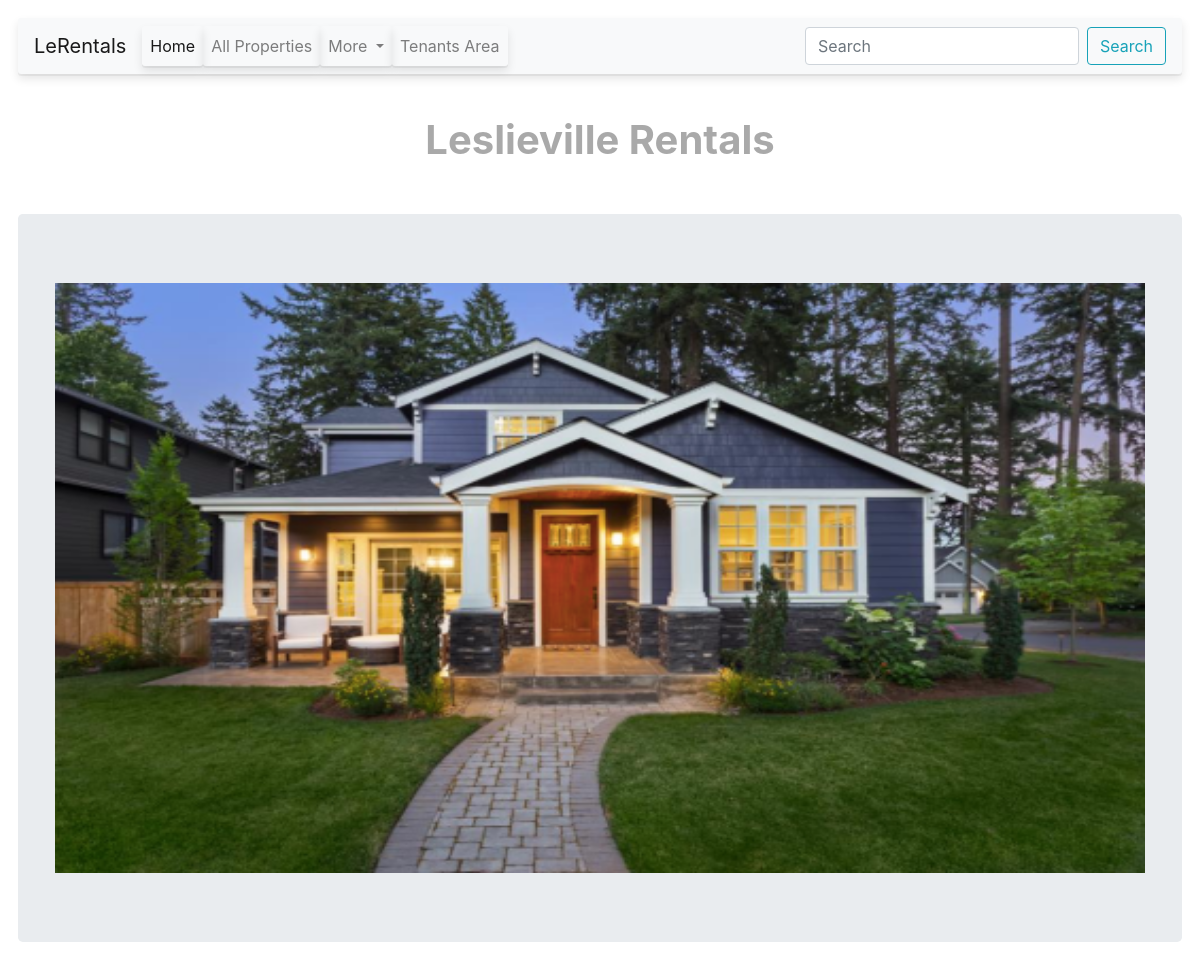
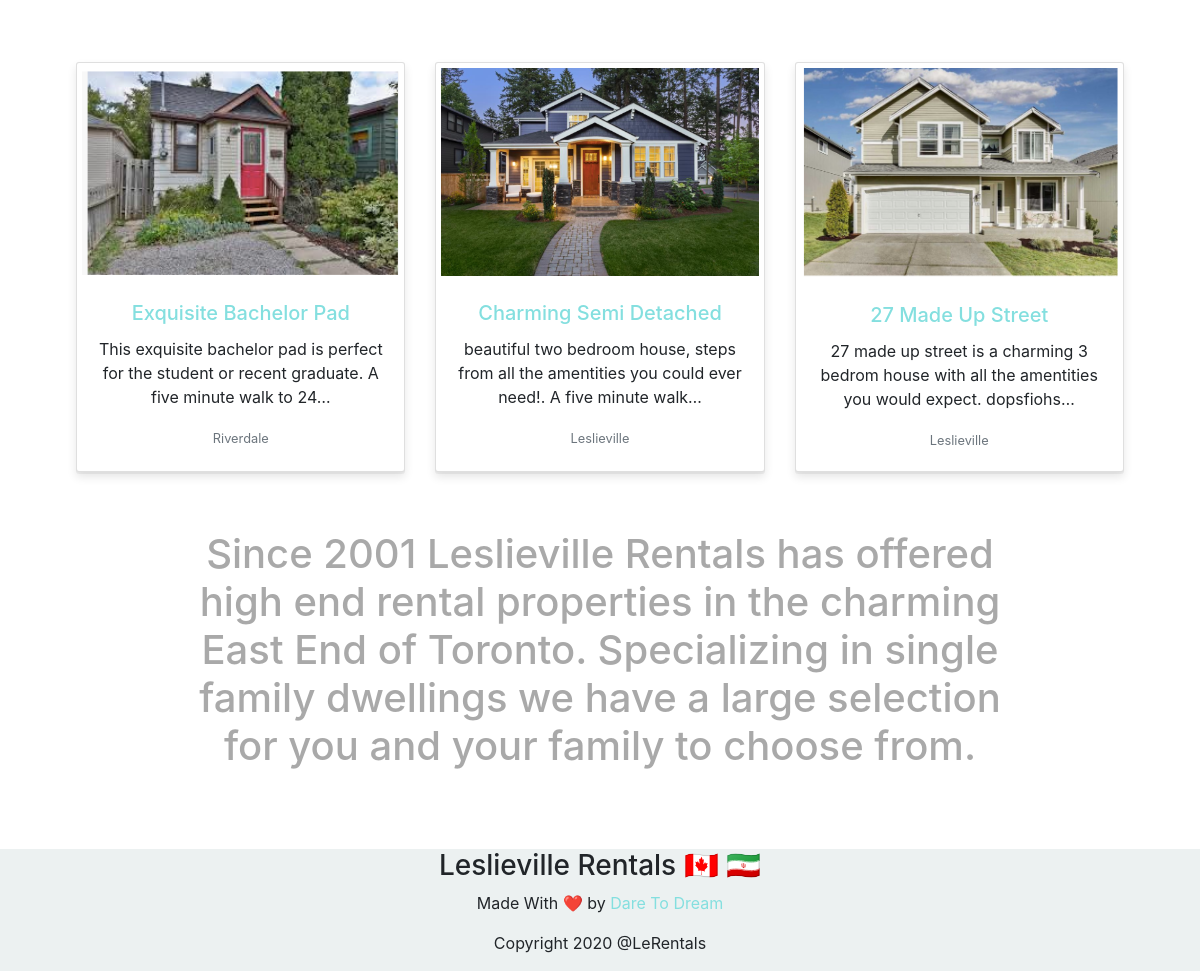
The page / on the database its author committed (2 pictures, top to bottom).
### listings/models.py (models this page shows, shortened)
class Listing(models.Model):
    title = models.CharField(max_length=100)
    postalCode = models.CharField(max_length=100)
    description = models.TextField()
    neighbourhood = models.CharField(max_length=25)
    image = models.ImageField(upload_to='lisitngs/images/')
    image2 = models.ImageField(upload_to='lisitngs/images/')
    image3 = models.ImageField(upload_to='lisitngs/images/')
    image4 = models.ImageField(upload_to='lisitngs/images/')
    image5 = models.ImageField(upload_to='lisitngs/images/')
    available = models.BooleanField(primary_key=False)
    dateAvailable = models.DateTimeField(null=True, blank=True )

### listings/views.py (the view)
# urls.py: 2. Add a URL to urlpatterns:  path('', views.home, name='home')
def home(req):
    listings = Listing.objects.all()[:3]
    return render(req, 'listings/home.html', {'listings':listings})

### listings/templates/listings/home.html (shortened to what this page needs)
{% extends 'listings/base.html' %}
{% block content %}
<h1 style="padding-top: 2%;  font-weight: bolder; color: darkgrey;">Leslieville Rentals</h1>
{% load static %}
<br>
<div style="padding: 1.5%;" >
  <div class="">
<div class="jumbotron" >
  <div id="carouselExampleSlidesOnly" class="carousel slide" data-ride="carousel">
    <div class="carousel-inner">
      <div class="carousel-item active">
          <img src="{% static 'listings/demo.png' %}" class="d-block w-100" alt="..."style="width: 500px; height: 600px;" >
      </div>
    </div>
  </div>
</div>
</div>
<div class="card-deck"  style="padding: 5%;">
    {% for listing in listings%}
    <div class="card">
      <img src="{{ listing.image.url }}" class="card-img-top" alt="Listing profile image">
      <div class="card-body">
        <h5 class="card-title"><a href="{% url 'listings:detail' listing.id %}">{{listing.title}}</a></h5>
        <p class="card-text">{{listing.description|truncatechars:100}}</p>
        <p class="card-text"><small class="text-muted">{{listing.neighbourhood }}</small></p>
      </div>
    </div>
    {% endfor %}
</div>
<div style="padding-left: 15%; padding-right: 15%; padding-bottom: 15%;">
  <h1 style="color: darkgrey;">Since 2001 Leslieville Rentals has offered high end rental properties in the charming East End of Toronto. Specializing in single family dwellings we have a large selection for you and your family to choose
    from. </h1>
</div>
{% endblock %}

### listings/templates/listings/base.html (shortened to what this page needs)
<!doctype html>
<html lang="en">
  <head>
    {% load static %}
    <link rel="stylesheet" href="https://stackpath.bootstrapcdn.com/bootstrap/4.4.1/css/bootstrap.min.css">
    <link rel="stylesheet" href="https://use.fontawesome.com/releases/v5.8.1/css/all.css">
    <link rel="stylesheet" href="{%static "listings/custom.css" %}">
  </head>
  <body>
    <nav class="navbar navbar-expand-lg sticky-top navbar-light bg-light" style="margin: 1.5%; border-radius: 3px;  box-shadow: 0 2px 0 rgba(0, 0, 0, 0.05), 0 5px 10px rgba(0, 0, 0, 0.1);">
        <a class="navbar-brand" href="{% url 'home' %}">LeRentals</a>
        <div class="collapse navbar-collapse" id="navbarSupportedContent">
          <ul class="navbar-nav mr-auto">
            <li class="nav-item active">
              <a class="nav-link" href="{% url 'home' %}" >Home <span class="sr-only">(current)</span></a>
            </li>
            <li class="nav-item">
              <a class="nav-link" href="{% url 'listings:all_listings' %}">All Properties</a>
            </li>
            <li class="nav-item dropdown">
              <a class="nav-link dropdown-toggle" href="#" id="navbarDropdown" role="button" data-toggle="dropdown" aria-haspopup="true" aria-expanded="false">
                More
              </a>
            </li>
            <li class="nav-item">
              <a class="nav-link " href="{% url 'tenantarea' %}" tabindex="-1" aria-disabled="true">Tenants Area</a>
            </li>
          </ul>
          <form class="form-inline my-2 my-lg-0">
            <input class="form-control mr-sm-2" type="search" placeholder="Search" aria-label="Search">
            <button class="btn btn-outline-info my-2 my-sm-0" type="submit">Search</button>
          </form>
        </div>
      </nav>
<div style="text-align: center;">
{% block content %}
{% endblock %}
</div>
<div style="min-height:40px;  background-color: rgb(236, 241, 241); text-align: center; position:fixed; bottom: 0; width: 100%;  z-index: 999;">
    <h3>Leslieville Rentals 🇨🇦 🇮🇷</h3>
    <p class="d2d">Made With ❤️ by  <a href="http://www.daretodream.online/"> Dare To Dream</a></p>
    <p>Copyright 2020 @LeRentals</p>
</div>
  </body>
</html>

### listings/static/listings/custom.css (style rules this page uses)
.card, li { border-radius: 3px; box-shadow: 0 2px 0 rgba(0, 0, 0, 0.05), 0 5px 10px rgba(0, 0, 0, 0.1); transition: all 200ms ease-in-out; }
.navbar { border-radius: 20px; box-shadow: 0 2px 0 rgba(0, 0, 0, 0.05), 0 5px 10px rgba(0, 0, 0, 0.1); transition: all 100ms ease-in-out; }
h1,h2 { color: #63707e ; }
img { border-radius: 5px; transition: all 200ms ease-in-out; padding: 5px; }
a, h5 { color: rgb(132, 223, 223); }

### rows shown on the page
Listing: image (picture), title "Exquisite Bachelor Pad", description "This exquisite bachelor pad is perfect for the student or recent graduate. A five minute walk to 24…", neighbourhood "Riverdale"
Listing: image (picture), title "Charming Semi Detached", description "beautiful two bedroom house, steps from all the amentities you could ever need!. A five minute walk…", neighbourhood "Leslieville"
Listing: image (picture), title "27 Made Up Street", description "27 made up street is a charming 3 bedrom house with all the amentities you would expect. dopsfiohs…", neighbourhood "Leslieville"
